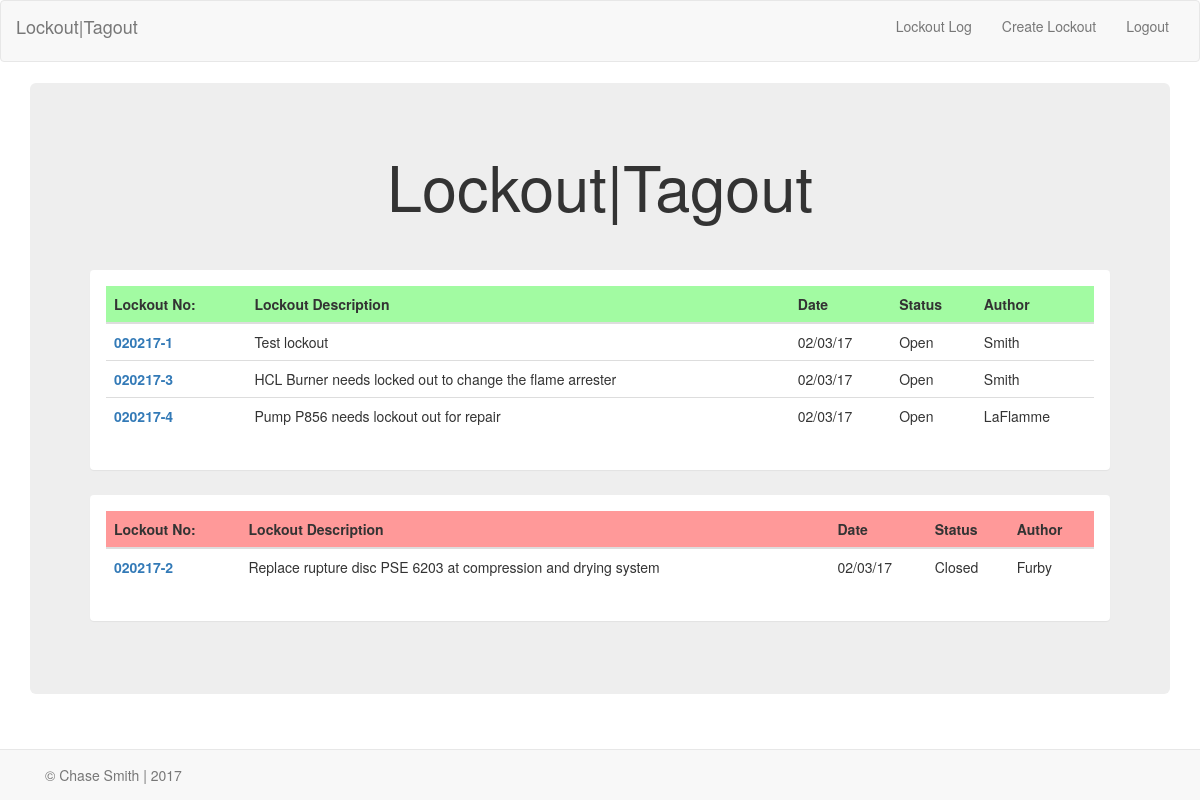
The app's page / (signed in) with its own data.
### models.py (models this page shows, shortened)
class Lockout(db.Model):
    __tablename__="lockout"
    id=db.Column(db.Integer, primary_key=True)
    lockout_number=db.Column(db.String(10), nullable=False)
    lockout_description=db.Column(db.String(200), nullable=False)
    lockout_author = db.relationship('User', backref=db.backref('lockout_author', lazy='dynamic'))
    user_id=db.Column('user_id', db.Integer, db.ForeignKey('user.id'))
    filename=db.Column(db.String(300), nullable=True)
    status=db.Column(db.Boolean(), default=True)
    goggles=db.Column(db.Boolean(), default=False)
    faceshield=db.Column(db.Boolean(),default=False)
    fullface=db.Column(db.Boolean(), default=False)
    dustmask=db.Column(db.Boolean(), default=False)
    leathergloves=db.Column(db.Boolean(), default=False)
    saranax=db.Column(db.Boolean(), default=False)
    nitrilegloves=db.Column(db.Boolean(), default=False)
    chemicalgloves=db.Column(db.Boolean(), default=False)
    chemicalsuit=db.Column(db.Boolean(),default=False)
    tyrex=db.Column(db.Boolean(),default=False)
    rubberboots=db.Column(db.Boolean(),default=False)
    sar=db.Column(db.Boolean(),default=False)
    data=db.Column(db.LargeBinary(),nullable=True)
    date=db.Column(db.DateTime)
    ppe=db.Column(db.String(50), nullable=True)

class User(UserMixin, db.Model):
    __tablename__="user"
    id=db.Column(db.Integer, primary_key=True)
    username=db.Column(db.String(20), unique=True)
    first_name=db.Column(db.String(20), nullable=False)
    last_name=db.Column(db.String(20), nullable=False)
    position=db.Column(db.String(50), nullable=False)

### app.py (the view)
@app.route('/')
def index():
    today=datetime.today()
    user=db.session.query(User).filter_by(username=current_user.username).first()
    print(current_user.username)
    open_lockouts=db.session.query(Lockout).filter_by(status=True).all()
    closed_lockouts=db.session.query(Lockout).filter_by(status=False).all()
    return render_template('index.html', closed_lockouts=closed_lockouts, open_lockouts=open_lockouts, user=user, today=today)

### app.py (called while the page is built)
@login_manager.user_loader
def load_user(user_id):
    return db.session.query(User).get(user_id)

### templates/index.html (shortened to what this page needs)
{% extends "base.html" %}
{% import "bootstrap/wtf.html" as wtf %}
{% block content %}
<div class="row">
    <div class="col-md-12">
    </div>
  </div>
  <div class="jumbotron">
    <div class="text-center" style="padding-bottom: 40px;">
      <h1>Lockout|Tagout</h1>
    </div>
  <div class="panel-group">
    <div class="panel" style="margin-bottom: 25px;">
      <div class="panel-body">
        <table class="table table-sm table-responsive table-hover">
          <thead>
            <tr style="background-color: #A2FBA2;">
              <th>Lockout No:</th>
              <th>Lockout Description</th>
              <th>Date</th>
              <th>Status</th>
              <th>Author</th>
            </tr>
          </thead>
          <tbody>
            {% for each in open_lockouts %}
            <tr >
              <th scope="row" class="" ><a href="lockout/{{each.id}}">{{ each.lockout_number }}</a></th>
              <td>{{ each.lockout_description }}</td>
              <td>{{ each.date.strftime("%m/%d/%y") }}</td>
              {% if each.status == True %}
              <td>Open</td>
              {% else %}
              <td>Closed</td>
              {% endif %}
              <td>{{ each.lockout_author.last_name }}</td>
            </tr>
            {% endfor %}
          </tbody>
        </table>
      </div>
    </div>
  <div class="panel" style="margin-bottom: 25px;">
    <div class="panel-body">
      <table class="table table-sm table-responsive table-hover">
        <thead>
          <tr style="background-color: #FF9999;">
            <th>Lockout No:</th>
            <th>Lockout Description</th>
            <th>Date</th>
            <th>Status</th>
            <th>Author</th>
          </tr>
        </thead>
        <tbody>
          {% for each in closed_lockouts %}
          <tr>
            <th scope="row"><a href="lockout/{{each.id}}">{{ each.lockout_number }}</a></th>
            <td>{{ each.lockout_description }}</td>
            <td>{{ each.date.strftime("%m/%d/%y") }}</td>
            {% if each.status == True %}
            <td>Open</td>
            {% else %}
            <td>Closed</td>
            {% endif %}
            <td>{{ each.lockout_author.last_name }}</td>
          </tr>
          {% endfor %}
        </tbody>
      </table>
    </div>
  </div>
</div>
</div>
{% endblock %}

### records on screen
Lockout: lockout_number "020217-1", lockout_description "Test lockout", date "02/03/17", status "Open", lockout_author.last_name "Smith"
Lockout: lockout_number "020217-3", lockout_description "HCL Burner needs locked out to change the flame arrester", date "02/03/17", status "Open", lockout_author.last_name "Smith"
Lockout: lockout_number "020217-4", lockout_description "Pump P856 needs lockout out for repair", date "02/03/17", status "Open", lockout_author.last_name "LaFlamme"
Lockout: lockout_number "020217-2", lockout_description "Replace rupture disc PSE 6203 at compression and drying system", date "02/03/17", status "Closed", lockout_author.last_name "Furby"
